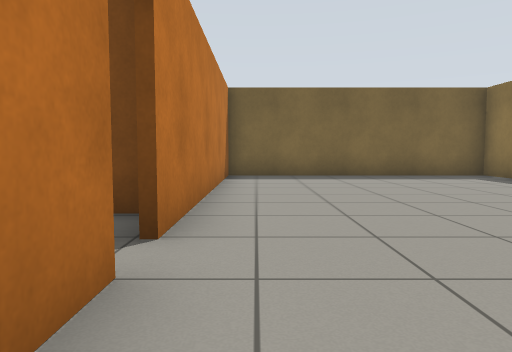
[1] (above)

16 first-person views from a walk through a Gazebo world. The camera is 0.72 m above the floor, tilts 4° down and sees 70° across. The floor is counted in squares, 1 m on a side. Each view is taken from the middle of a square. On the plan, view 1 faces up. The plan holds only what a view shows up to about 11 squares ahead; the rest is blank. The place goes on beyond the plan.

[2]
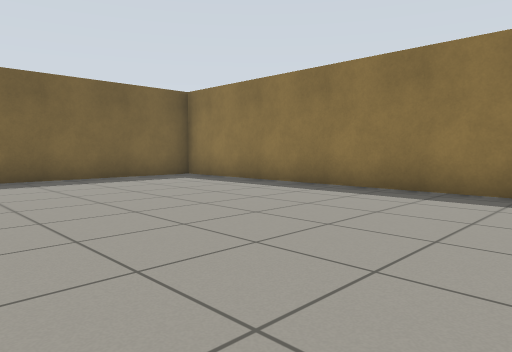

[3]
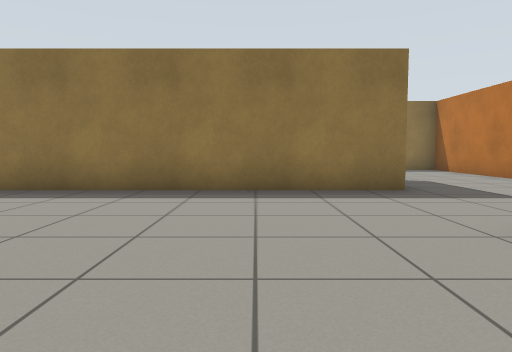

[4]
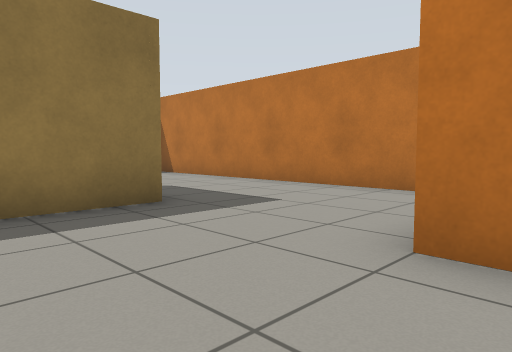

[5]
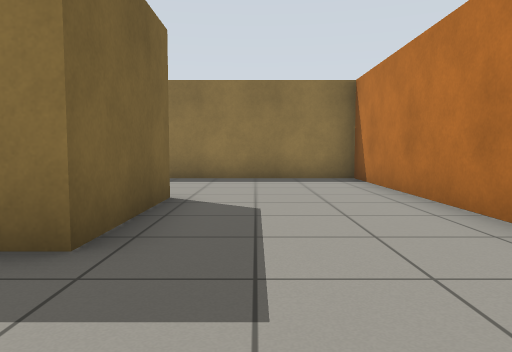

[6]
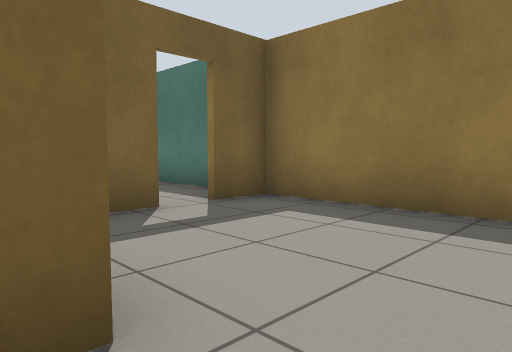

[7]
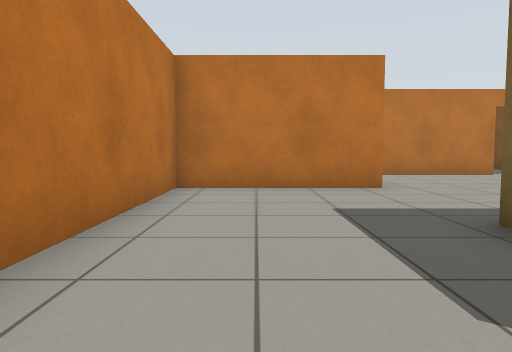

[8]
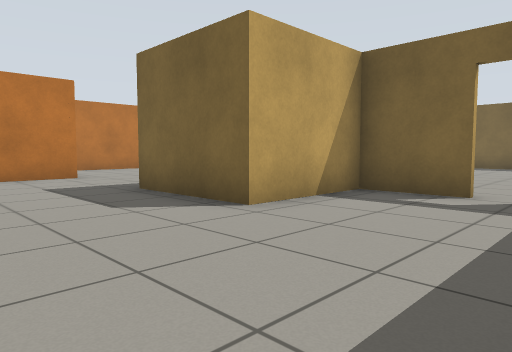

[9]
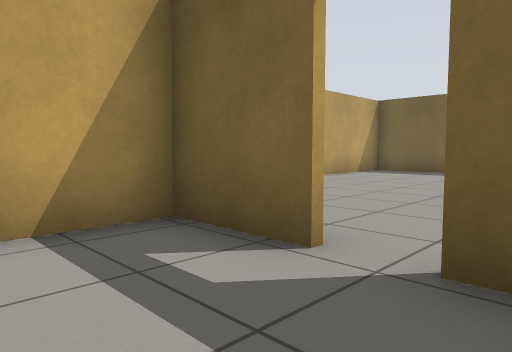

[10]
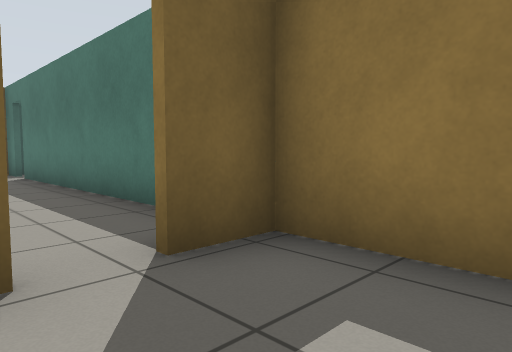

[11]
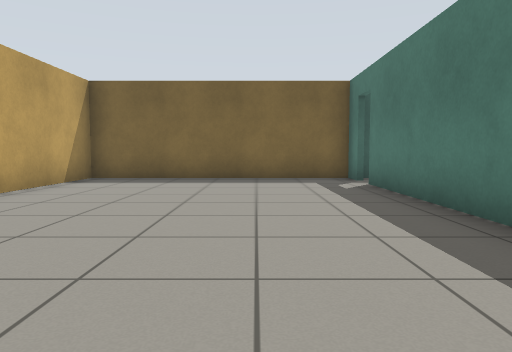

[12]
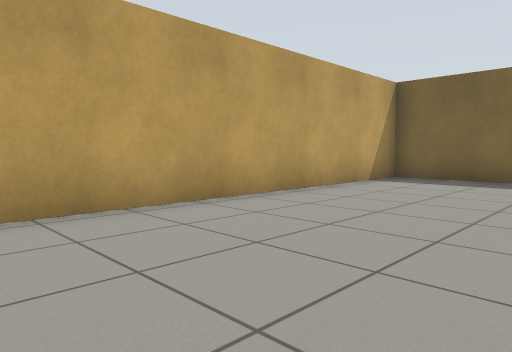

[13]
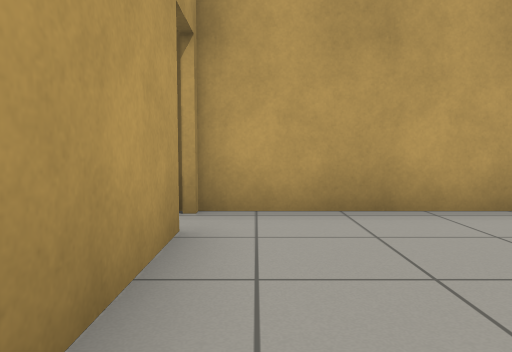

[14]
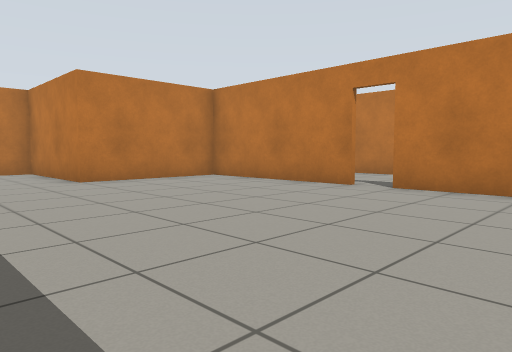

[15]
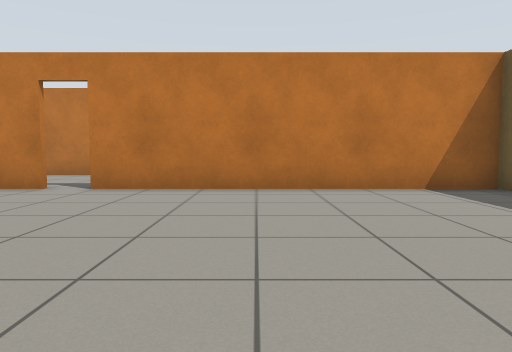

[16]
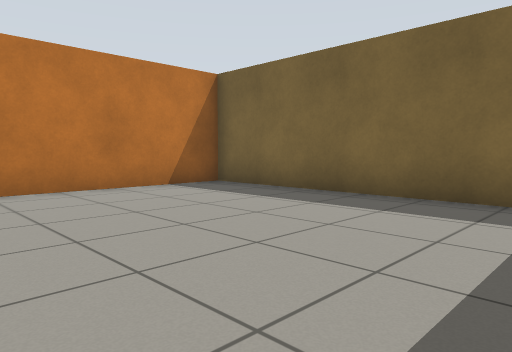

### Floor plan
Ten units are one square. View 1 is at (0, 0); x grows to the right and y downward. Boxes are objects, and circles mark ways between rooms. Rooms are numbered by the first view taken in them; rooms with no view inside come last. Other rooms are left out.
<svg viewBox="-15 -111 154 181">
<path fill="none" stroke="#000" d="M-8 -21 -8 26 30 26 30 65 134 65 134 -2 122 -2M115 -2 96 -2 96 27 66 27 66 -106M69 -105 -8 -105 -8 -29M134 -96 134 -105 69 -105M134 -16 134 -89M67 -106 67 0M77 -3 101 -3"/>
<circle cx="120" cy="0" r="3" fill="#2a7"/>
<circle cx="75" cy="0" r="3" fill="#2a7"/>
<text x="50" y="-10">1</text>
<text x="100" y="-60">2</text>
</svg>
Room 1 opens to room 2.

Where each view was taken, in squares from view 1:
view 1: 0 up, 0 right, facing up
view 2: 1 up, 0 right, facing up-right
view 3: 0 up, 0 right, facing right
view 4: 0 up, 2 right, facing down-right
view 5: 4 down, 4 right, facing right
view 6: 4 down, 9 right, facing up-right
view 7: 5 down, 10 right, facing left
view 8: 6 down, 13 right, facing up-left
view 9: 2 down, 13 right, facing up-left
view 10: 2 down, 11 right, facing up-right
view 11: 1 up, 11 right, facing up
view 12: 1 up, 11 right, facing up-left
view 13: 1 up, 11 right, facing left
view 14: 6 up, 6 right, facing down-left
view 15: 6 up, 6 right, facing left
view 16: 5 up, 6 right, facing up-left
